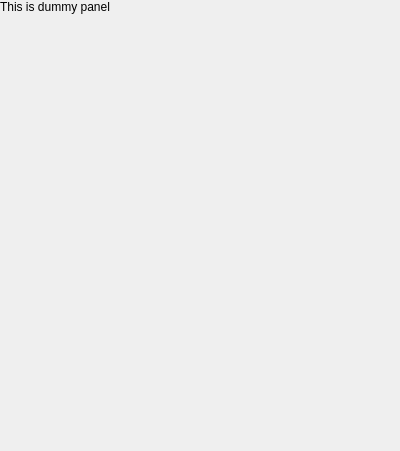
<?xml version="1.0" encoding="UTF-8"?>
<ui version="4.0">
 <class>PanelDummy</class>
 <widget class="QWidget" name="PanelDummy">
  <property name="geometry">
   <rect>
    <x>0</x>
    <y>0</y>
    <width>400</width>
    <height>451</height>
   </rect>
  </property>
  <property name="windowTitle">
   <string>PanelDummy</string>
  </property>
  <widget class="QLabel" name="label_3">
   <property name="text">
    <string>This is dummy panel</string>
   </property>
  </widget>
 </widget>
 <resources/>
 <connections/>
</ui>
